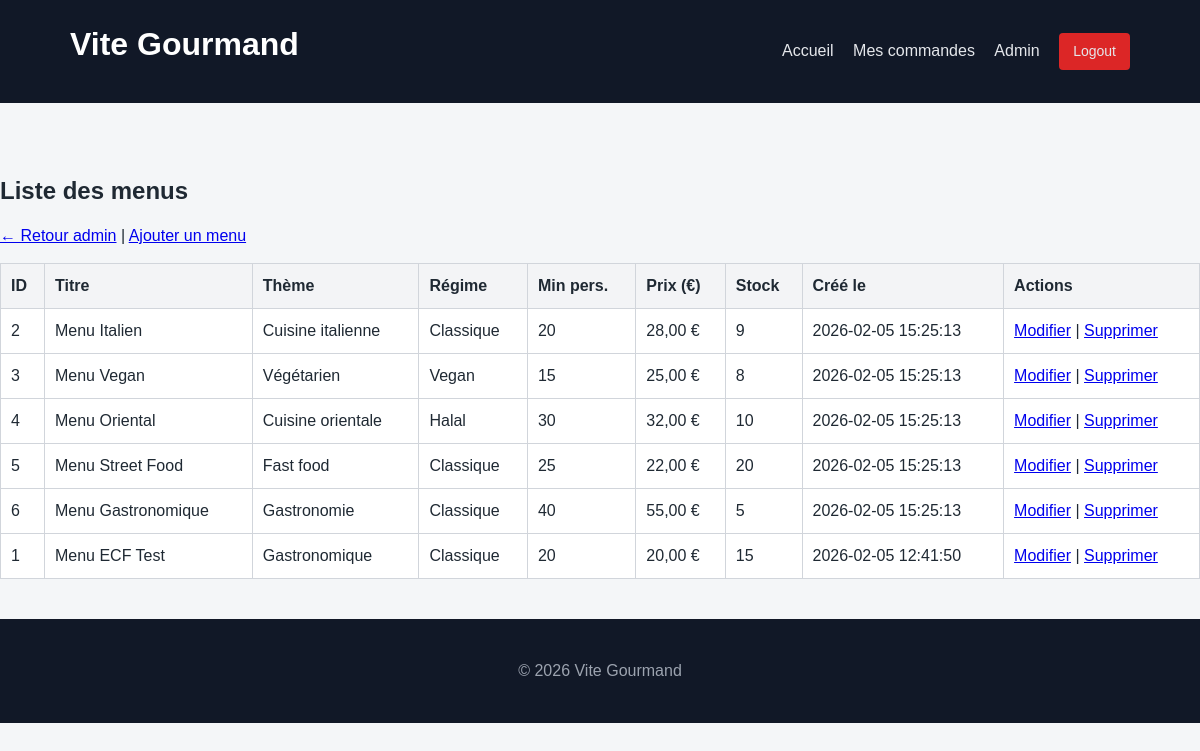
/admin.php (signed in), run on the app's committed database.
### tables this page shows
CREATE TABLE `menus` (
  `id` int(11) NOT NULL,
  `title` varchar(150) NOT NULL,
  `theme` varchar(100) DEFAULT NULL,
  `diet` varchar(100) DEFAULT NULL,
  `min_people` int(11) NOT NULL,
  `base_price` decimal(10,2) NOT NULL,
  `stock` int(11) NOT NULL DEFAULT 0,
  `created_at` datetime DEFAULT current_timestamp(),
  `is_active` tinyint(1) NOT NULL DEFAULT 1
);

### admin.php (the view, shortened to what this page needs)
<?php
require_once 'db.php';
require_once 'partials/header.php';
$sql = "
    SELECT
        id,
        title,
        theme,
        diet,
        min_people,
        base_price,
        stock,
        created_at
    FROM menus
    ORDER BY created_at DESC
";
$stmt = $pdo->query($sql);
$menus = $stmt->fetchAll(PDO::FETCH_ASSOC);
?>
<h2>Liste des menus</h2>
<p>
    <a href="admin.php">← Retour admin</a> |
    <a href="admin_menu_create.php">Ajouter un menu</a>
</p>
<?php if (empty($menus)): ?>
    <p>Aucun menu enregistré.</p>
<?php else: ?>
<table border="1" cellpadding="6" cellspacing="0">
    <thead>
        <tr>
            <th>ID</th>
            <th>Titre</th>
            <th>Thème</th>
            <th>Régime</th>
            <th>Min pers.</th>
            <th>Prix (€)</th>
            <th>Stock</th>
            <th>Créé le</th>
            <th>Actions</th>
        </tr>
    </thead>
    <tbody>
        <?php foreach ($menus as $menu): ?>
            <tr>
                <td><?= (int)$menu['id'] ?></td>
                <td><?= htmlspecialchars($menu['title']) ?></td>
                <td><?= htmlspecialchars($menu['theme']) ?></td>
                <td><?= htmlspecialchars($menu['diet']) ?></td>
                <td><?= (int)$menu['min_people'] ?></td>
                <td><?= number_format((float)$menu['base_price'], 2, ',', ' ') ?> €</td>
                <td><?= (int)$menu['stock'] ?></td>
                <td><?= htmlspecialchars($menu['created_at']) ?></td>
                <td>
                    <a href="admin_menu_edit.php?id=<?= (int)$menu['id'] ?>">Modifier</a>
                    |
                    <a href="admin_menu_delete.php?id=<?= (int)$menu['id'] ?>"
                       onclick="return confirm('Supprimer ce menu ?');">
                        Supprimer
                    </a>
                </td>
            </tr>
        <?php endforeach; ?>
    </tbody>
</table>
<?php endif; ?>
<?php require_once 'partials/footer.php'; ?>

### assets/css/style.css (style rules this page uses)
* { box-sizing: border-box; margin: 0; padding: 0; font-family: Arial, Helvetica, sans-serif; }
body { background-color: #f4f6f8; color: #1f2933; line-height: 1.5; }
h1, h2, h3 { margin-bottom: 15px; }
table { width: 100%; border-collapse: collapse; margin-top: 15px; background: #fff; }
th, td { padding: 10px; border: 1px solid #d1d5db; text-align: left; }
th { background-color: #f3f4f6; font-weight: 600; }

### data on the page
menus: id "2", title "Menu Italien", theme "Cuisine italienne", diet "Classique", min_people "20", base_price "28,00", stock "9", created_at "2026-02-05 15:25:13"
menus: id "3", title "Menu Vegan", theme "Végétarien", diet "Vegan", min_people "15", base_price "25,00", stock "8", created_at "2026-02-05 15:25:13"
menus: id "4", title "Menu Oriental", theme "Cuisine orientale", diet "Halal", min_people "30", base_price "32,00", stock "10", created_at "2026-02-05 15:25:13"
menus: id "5", title "Menu Street Food", theme "Fast food", diet "Classique", min_people "25", base_price "22,00", stock "20", created_at "2026-02-05 15:25:13"
menus: id "6", title "Menu Gastronomique", theme "Gastronomie", diet "Classique", min_people "40", base_price "55,00", stock "5", created_at "2026-02-05 15:25:13"
menus: id "1", title "Menu ECF Test", theme "Gastronomique", diet "Classique", min_people "20", base_price "20,00", stock "15", created_at "2026-02-05 12:41:50"
